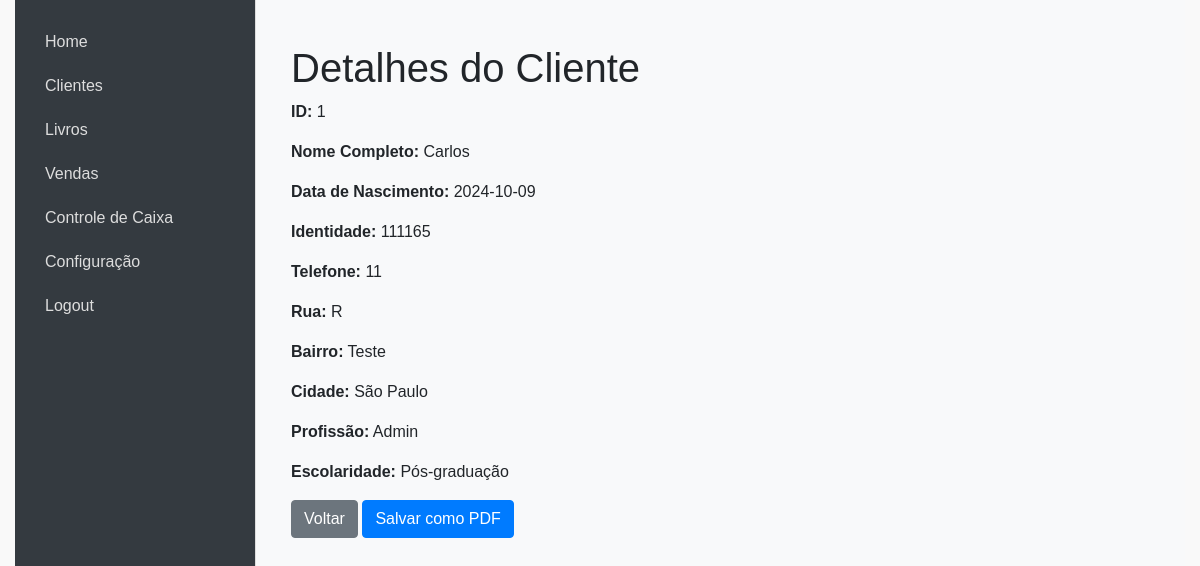
The app's page /cliente/1 with its own data.
### models.py (models this page shows)
class Cliente(db.Model):
    id = db.Column(db.Integer, primary_key=True)
    nome_completo = db.Column(db.String(100), nullable=False)
    data_nascimento = db.Column(db.String(10), nullable=False)
    identidade = db.Column(db.String(50), nullable=False)
    telefone = db.Column(db.String(20), nullable=False)  # Coluna telefone
    email = db.Column(db.String(100), nullable=False)
    rua = db.Column(db.String(100), nullable=False)  # Coluna rua
    cep = db.Column(db.String(9), nullable=False)
    bairro = db.Column(db.String(100), nullable=False)  # Coluna bairro
    cidade = db.Column(db.String(50), nullable=False)
    profissao = db.Column(db.String(50), nullable=False)
    escolaridade = db.Column(db.String(50), nullable=False)
    data_cadastro = db.Column(db.DateTime, default=datetime.utcnow)

### app.py (the view)
@app.route('/cliente/<int:id>')
def visualizar_cliente(id):
    cliente = Cliente.query.get_or_404(id)
    return render_template('detalhes_cliente.html', cliente=cliente)

### templates/detalhes_cliente.html (shortened to what this page needs)
{% extends "index.html" %}
{% block content %}
    <div class="container my-4">
        <h1>Detalhes do Cliente</h1>
        <p><strong>ID:</strong> <span id="cliente_id">{{ cliente.id }}</span></p>
        <p><strong>Nome Completo:</strong> <span id="cliente_nome">{{ cliente.nome_completo }}</span></p>
        <p><strong>Data de Nascimento:</strong> <span id="cliente_data_nascimento">{{ cliente.data_nascimento }}</span></p>
        <p><strong>Identidade:</strong> <span id="cliente_identidade">{{ cliente.identidade }}</span></p>
        <p><strong>Telefone:</strong> <span id="cliente_telefone">{{ cliente.telefone }}</span></p>
        <p><strong>Rua:</strong> <span id="cliente_rua">{{ cliente.rua }}</span></p>
        <p><strong>Bairro:</strong> <span id="cliente_bairro">{{ cliente.bairro }}</span></p>
        <p><strong>Cidade:</strong> <span id="cliente_cidade">{{ cliente.cidade }}</span></p>
        <p><strong>Profissão:</strong> <span id="cliente_profissao">{{ cliente.profissao }}</span></p>
        <p><strong>Escolaridade:</strong> <span id="cliente_escolaridade">{{ cliente.escolaridade }}</span></p>
        <button class="btn btn-secondary" onclick="fecharJanela()">Voltar</button>
        <button class="btn btn-primary" onclick="salvarComoPDF()">Salvar como PDF</button>
    </div>
{% endblock %}

### static/style.css (style rules this page uses)
* { margin: 0; padding: 0; box-sizing: border-box; }
body { font-family: Arial, sans-serif; background-color: #f9f9f9; height: 100vh; display: flex; }

### records on screen
Cliente: id "1", nome_completo "Carlos", data_nascimento "2024-10-09", identidade "111165", telefone "11", rua "R", bairro "Teste", cidade "São Paulo", profissao "Admin", escolaridade "Pós-graduação"
